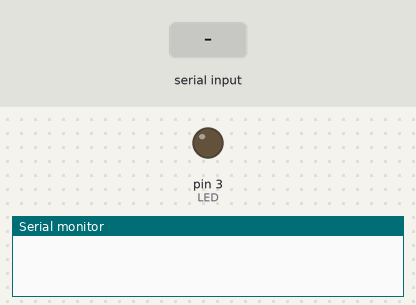
This sketch was run on a simulated Arduino Uno, built with avr-gcc and run on an emulated ATmega328P. Shown: output pins drawn as LEDs (lit = HIGH), the last lines printed to the serial monitor. Inputs (shaded band) come from the test bench.

Above: at 1.2 s.
1.3 s: "A" received over Serial
At 1.7 s:
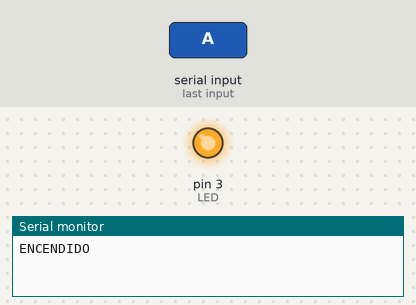
Timing chart, 0 to 4.3 s (numbered marks = the images above; inputs shaded):
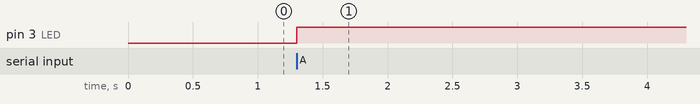

Measured:
- after the input at 1.3 s, pin 3 (LED): LOW → HIGH at once

The sketch:

EyA_CON_LETRA.ino
```cpp
/*Consiste en escribir por la pantalla
(consola serial) una letra
predeterminada, la primera vez que
se escriba este LED se enciende, si se
vuelve a escribir por segunda vez el
LED se apaga.*/
int LED=3;
char leer;
boolean prendido=false;

void setup() {
  Serial.begin(9600);
  pinMode(LED,OUTPUT);
}

void loop() {
  //guardar la variable para leer la consola serial
  leer=Serial.read();
  //condicion

  if((leer=='A')&&(prendido==false)){
    digitalWrite(LED,HIGH);
    prendido=true;
    Serial.println("ENCENDIDO");
  }else if((leer=='A')&&(prendido==true)){
    digitalWrite(LED,LOW);
    prendido=false;
    Serial.println("APAGADO");
  }
}
```
